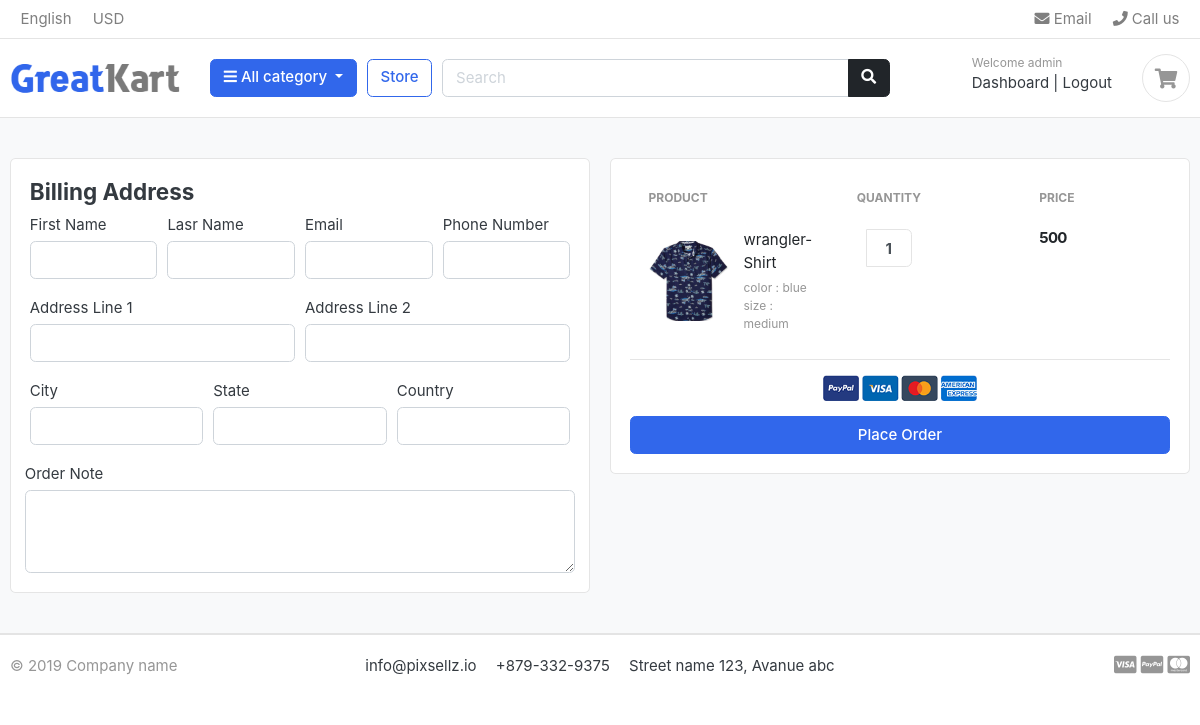
The page /order/ (signed in) on the database its author committed.
### accounts/models.py (models this page shows, shortened)
class Account(AbstractUser):
    first_name = models.CharField(max_length=50)
    last_name = models.CharField(max_length=50)
    username = models.CharField(max_length=50, unique=True)
    email = models.EmailField(max_length=50, unique=True)
    phone_number = models.CharField(max_length=20)
    date_joined = models.DateTimeField(auto_now_add=True)
    last_login = models.DateTimeField(auto_now_add=True)
    is_admin = models.BooleanField(default=False)
    is_active = models.BooleanField(default=True)
    is_staff = models.BooleanField(default=False)
    is_superuser = models.BooleanField(default=False)
    USERNAME_FIELD = 'email'
    REQUIRED_FIELDS = ['username', 'first_name', 'last_name']
    objects = MyAccountManager()

### carts/models.py (models this page shows, shortened)
class CartItem(models.Model):
    product=models.ForeignKey(Product,on_delete=models.CASCADE,default=None,blank=True,null=True)
    cart=models.ForeignKey(Cart,on_delete=models.CASCADE,default=None,blank=True,null=True)
    variation=models.ManyToManyField('Variation',blank=True)
    quantity=models.IntegerField()
    is_active=models.BooleanField(default=True)
    user=models.ForeignKey(Account,on_delete=models.CASCADE,null=True,blank=True)
    def sub_total(self):
        return self.product.price*self.quantity

class Variation(models.Model):
    product=models.ForeignKey(Product,on_delete=models.CASCADE)
    variation_category=models.CharField(max_length=100,choices=variation_category_choices)
    variation_value=models.CharField(max_length=100)
    is_active=models.BooleanField(default=True)
    created_date=models.DateTimeField(auto_now=True)
    objects=VariationManager()

### store/models.py (models this page shows, shortened)
class Product(models.Model):
    product_name=models.CharField(max_length=200,unique=True)
    slug=models.SlugField(max_length=200,unique=True)
    description=models.TextField(max_length=500,blank=True)
    price=models.IntegerField()
    images=models.ImageField(upload_to='photos/products')
    stock=models.IntegerField()
    is_available=models.BooleanField(default=True)
    category=models.ForeignKey(Category,on_delete=models.CASCADE)
    uploaded_date=models.DateTimeField(auto_now_add=True)
    updated_date=models.DateTimeField(auto_now=True)

### orders/views.py (the view)
# urls.py: path('', views.checkout, name='checkout'),
@login_required(login_url="login")
def checkout(request, total=0, quantity=0, cart_items=None):
    try:
        tax = 0
        grand_total = 0
        if request.user.is_authenticated:
            cart_items = CartItem.objects.filter(user=request.user, is_active=True)
        else:
            cart = Cart.objects.get(cart_id=_cart_id(request))
            cart_items = CartItem.objects.filter(cart=cart, is_active=True)
        for cart_item in cart_items:
            total += cart_item.product.price * cart_item.quantity
            quantity += cart_item.quantity
        tax = (2 * total) / 100
        grand_total = total + tax
    except:
        pass
    context = {
        "total": total,
        "quantity": quantity,
        "cart_items": cart_items,
        "tax": tax,
        "grand_total": grand_total,
    }
    return render(request, "store/checkout.html", context)

### template/store/checkout.html (shortened to what this page needs)
{% extends 'base.html' %}
{% load static %}
{% block content %}
<section class="section-content padding-y bg">
    <div class="container">
        <div class="row">
            <aside class="col-lg-6">
                <div class="card">
                    <div class="card-body">
                        <h4>Billing Address</h4>
                        <form method="POST" action="{% url 'place_order'%}">
                            <div class="form-row">
                                <div class="col form-group">
                                    <label for="">First Name</label>
                                    <input type="text" name="first_name" class="form-control" required>
                                </div>
                                <div class="col form-group">
                                    <label for="">Lasr Name</label>
                                    <input type="text" name="last_name" class="form-control" required>
                                </div>
                                <div class="col form-group">
                                    <label for="">Email</label>
                                    <input type="Email" name="email" class="form-control" required>
                                </div>
                                <div class="col form-group">
                                    <label for="">Phone Number</label>
                                    <input type="text" name="phone" class="form-control" required>
                                </div>
                            </div>
                            <div class="form-row">
                                <div class="col form-group">
                                    <label for="">Address Line 1</label>
                                    <input type="text" name="address_line_1" class="form-control" required>
                                </div>
                                <div class="col form-group">
                                    <label for="">Address Line 2</label>
                                    <input type="text" name="address_line_2" class="form-control" required>
                                </div>
                            </div>
                            <div class="form-row">
                                <div class="col form-group">
                                    <label for="">City</label>
                                    <input type="text" name="city" class="form-control" required>
                                </div>
                                <div class="col form-group">
                                    <label for="">State</label>
                                    <input type="text" name="state" class="form-control" required>
                                </div>
                                <div class="col form-group">
                                    <label for="">Country</label>
                                    <input type="text" name="country" class="form-control" required>
                                </div>
                            </div>
                            <div class="form-row">
                                <label for="">Order Note</label>
                                <textarea name="order_note" rows="3" class="form-control"> </textarea>
                            </div>
                    </div>
                </div>
            </aside>
            <aside class="col-lg-6">
                <div class="card">
                    <div class="card-body">
                        <table class="table table-borderless table-shopping-cart">
                            <thead class="text-muted">
                                <tr class="small text-uppercase">
                                    <th scope="col">Product</th>
                                    <th scope="col">Quantity</th>
                                    <th scope="col">Price</th>
                                    <th scope="col" class="text-right" width="200"> </th>
                                </tr>
                            </thead>
                            <tbody>
                                {% for cart_item in cart_items %}
                                <tr>
                                    <td>
                                        <figure class="itemside align-items-center">
                                            <div class="aside"><img src="{{cart_item.product.images.url}}"
                                                    class="img-sm"></div>
                                            <figcaption class="info">
                                                <a href="#"
                                                    class="title text-dark">{{cart_item.product.product_name}}</a>
                                                <p class="text-muted small">
                                                    {% if cart_item.variation.all %}
                                                    {% for item in cart_item.variation.all %}
                                                    {{item.variation_category}} : {{item.variation_value}}
                                                    {% endfor %}
                                                    {% endif %}
                                                </p>
                                            </figcaption>
                                        </figure>
                                    </td>
                                    <td>
                                        <div class="col">
                                            <div class="input-group input-spinner">
                                                <input type="text" class="form-control" value="{{cart_item.quantity}}">
                                            </div>
                                        </div>
                                    </td>
                                    <td>
                                        <div class="price-wrap">
                                            <var class="price">{{cart_item.sub_total}}</var>
                                        </div>
                                    </td>
                                </tr>
                                {% endfor %}
                            </tbody>
                        </table>
                        <hr>
                        <p class="text-center mb-3">
                            <img src="{% static './images/misc/payments.png'%}" height="26">
                        </p>
                        <button type="submit" class="btn btn-primary btn-block">Place Order</button>
                    </div>
                </div>
            </aside>
        </div>
    </div>
</section>
{% endblock %}

### template/includes/header.html (shortened to what this page needs)
{% load static %}
<header class="section-header">
    <nav class="navbar p-md-0 navbar-expand-sm navbar-light border-bottom">
        <div class="container">
            <div class="collapse navbar-collapse" id="navbarTop4">
                <ul class="navbar-nav mr-auto">
                    <li class="nav-item dropdown">
                        <a href="#" class="nav-link"> English </a>
                    </li>
                    <li class="nav-item dropdown">
                        <a href="#" class="nav-link"> USD </a>
                    </li>
                </ul>
                <ul class="navbar-nav">
                    <li><a href="#" class="nav-link"> <i class="fa fa-envelope"></i> Email </a></li>
                    <li><a href="#" class="nav-link"> <i class="fa fa-phone"></i> Call us </a></li>
                </ul>
            </div>
        </div>
    </nav>
    <section class="header-main border-bottom">
        <div class="container">
            <div class="row align-items-center">
                <div class="col-lg-2 col-md-3 col-6">
                    <a href="{% url 'home' %}" class="brand-wrap">
                        <img class="logo" src="{% static './images/logo.png' %}">
                    </a>
                </div>
                <div class="col-lg col-sm col-md col-6 flex-grow-0">
                    <div class="category-wrap dropdown d-inline-block float-right">
                        <button type="button" class="btn btn-primary dropdown-toggle" data-toggle="dropdown">
                            <i class="fa fa-bars"></i> All category
                        </button>
                    </div>
                </div>
                <a href="{% url 'store' %}" class="btn btn-outline-primary">Store</a>
                <div class="col-lg  col-md-6 col-sm-12 col">
                    <form action="{% url 'search' %}" class="search" method="GET">
                        <div class="input-group w-100">
                            <input type="text" class="form-control" style="width:60%;" name="keyword"
                                placeholder="Search">
                            <div class="input-group-append">
                                <button class="btn btn-dark" type="submit">
                                    <i class="fa fa-search"></i>
                                </button>
                            </div>
                        </div>
                    </form>
                </div>
                <div class="col-lg-3 col-sm-6 col-8 order-2 order-lg-3">
                    <div class="d-flex justify-content-end mb-3 mb-lg-0">
                        <div class="widget-header">
                            <small class="title text-muted">Welcome {{user.first_name}}</small>
                            <div>
                                {% if request.user.is_authenticated %}
                                <a href="{% url 'dashboard' %}">Dashboard</a> <span class="dark-transp"> | </span>
                                <a href="{% url 'logout' %}"> Logout</a>
                                {% else %}
                                <a href="{% url 'login' %}">Sign in</a> <span class="dark-transp"> | </span>
                                <a href="{% url 'register' %}"> Register</a>
                                {% endif %}
                            </div>
                        </div>
                        <a href="{% url 'carts' %}" class="widget-header pl-3 ml-3">
                            <div class="icon icon-sm rounded-circle border"><i class="fa fa-shopping-cart"></i></div>
                        </a>
                    </div>
                </div>
            </div>
        </div>
    </section>
</header>

### rows shown on the page
Account: first_name "admin"
CartItem: product.images (picture), product.product_name "wrangler-Shirt", quantity "1", sub_total "500"
Variation: variation_category "color", variation_value "blue"
Variation: variation_category "size", variation_value "medium"
